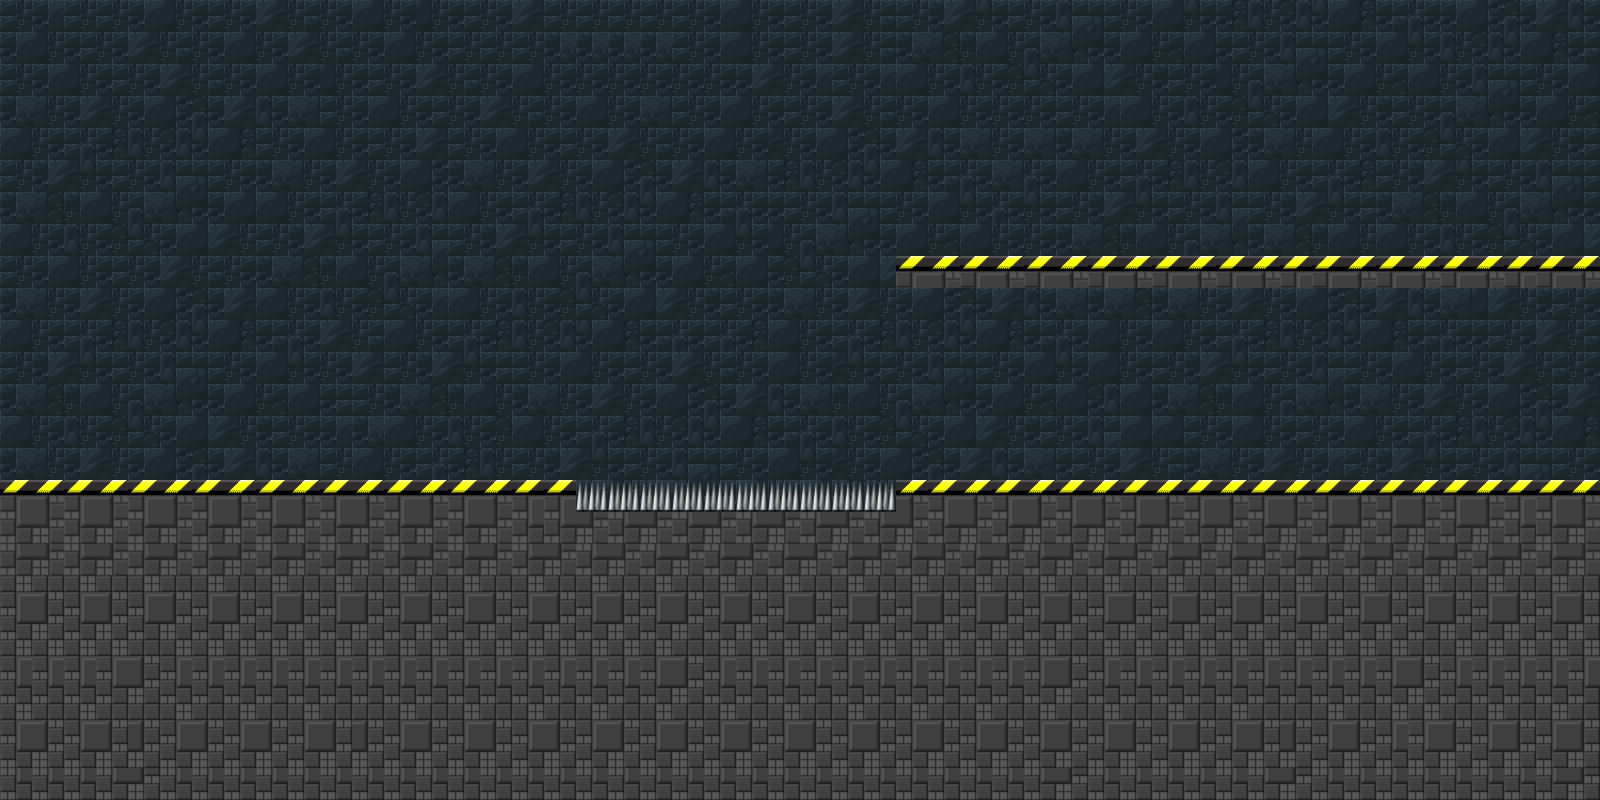

The image is a tile-based game level rendered from a .tmx file. Its description and source (layers, tilesets, objects; grid data summarised) follow:
An orthogonal 50x25 tile map with 32x32 px tiles, 2 tile layers (Background, Platforms), 4 tilesets and 27 objects (10x neuros, 9x crate, 3x platform, hazard, player, ...).

<map version="1.0" orientation="orthogonal" renderorder="right-down" width="50" height="25" tilewidth="32" tileheight="32" nextobjectid="46">
 <tileset firstgid="1" name="background" tilewidth="32" tileheight="32" tilecount="60" columns="10">
  <image source="Stone_Tiles_08012015_320x192_.png" width="320" height="192" />
 </tileset>
 <tileset firstgid="61" name="Platforms" tilewidth="32" tileheight="32" tilecount="8" columns="2">
  <image source="plat.png" width="64" height="128" />
 </tileset>
 <tileset firstgid="69" name="spikes" tilewidth="32" tileheight="32" tilecount="1" columns="1">
  <image source="Spikes.png" width="32" height="32" />
 </tileset>
 <tileset firstgid="70" name="crate" tilewidth="32" tileheight="32" tilecount="1" columns="1">
  <image source="crate.png" width="32" height="32" />
 </tileset>
 <layer name="Background" width="50" height="25">
  <data>[1250 cells, 1250 non-empty, 60 distinct tile ids]</data>
 </layer>
 <layer name="Platforms" width="50" height="25">
  <data>[1250 cells, 522 non-empty, 9 distinct tile ids]</data>
 </layer>
 <objectgroup name="levelObject">
  <properties>
   <property name="type" value="platform" />
  </properties>
  <object id="1" name="Platform" type="platform" x="1" y="479" width="576" height="32">
   <properties>
    <property name="height" type="float" value="32" />
    <property name="type" value="platform" />
    <property name="width" type="float" value="576" />
    <property name="x" type="float" value="1" />
    <property name="y" type="float" value="479" />
   </properties>
  </object>
  <object id="3" name="Spikes1" type="hazard" x="579" y="480" width="316" height="32">
   <properties>
    <property name="height" type="float" value="32" />
    <property name="type" value="hazard" />
    <property name="width" type="float" value="316" />
    <property name="x" type="float" value="579" />
    <property name="y" type="float" value="480" />
   </properties>
  </object>
  <object id="5" name="Platform2" type="platform" x="897" y="480" width="704" height="32">
   <properties>
    <property name="height" type="float" value="32" />
    <property name="type" value="platform" />
    <property name="width" type="float" value="704" />
    <property name="x" type="float" value="897" />
    <property name="y" type="float" value="480" />
   </properties>
  </object>
  <object id="6" name="Platform3" type="platform" x="896" y="256" width="704" height="32">
   <properties>
    <property name="height" type="float" value="32" />
    <property name="type" value="platform" />
    <property name="width" type="float" value="704" />
    <property name="x" type="float" value="896" />
    <property name="y" type="float" value="256" />
   </properties>
  </object>
  <object id="7" name="crate1" type="crate" x="321" y="442" width="32" height="32">
   <properties>
    <property name="height" type="float" value="32" />
    <property name="type" value="crate" />
    <property name="width" type="float" value="32" />
    <property name="x" type="float" value="321" />
    <property name="y" type="float" value="442" />
   </properties>
  </object>
  <object id="17" name="crate2" type="crate" x="359" y="443" width="32" height="32">
   <properties>
    <property name="height" type="float" value="32" />
    <property name="type" value="crate" />
    <property name="width" type="float" value="32" />
    <property name="x" type="float" value="359" />
    <property name="y" type="float" value="443" />
   </properties>
  </object>
  <object id="18" name="crate9" type="crate" x="397" y="373" width="32" height="32">
   <properties>
    <property name="height" type="float" value="32" />
    <property name="type" value="crate" />
    <property name="width" type="float" value="32" />
    <property name="x" type="float" value="397" />
    <property name="y" type="float" value="373" />
   </properties>
  </object>
  <object id="19" name="crate8" type="crate" x="439" y="407" width="32" height="32">
   <properties>
    <property name="height" type="float" value="32" />
    <property name="type" value="crate" />
    <property name="width" type="float" value="32" />
    <property name="x" type="float" value="439" />
    <property name="y" type="float" value="407" />
   </properties>
  </object>
  <object id="20" name="crate7" type="crate" x="398" y="408" width="32" height="32">
   <properties>
    <property name="height" type="float" value="32" />
    <property name="type" value="crate" />
    <property name="width" type="float" value="32" />
    <property name="x" type="float" value="398" />
    <property name="y" type="float" value="408" />
   </properties>
  </object>
  <object id="21" name="crate6" type="crate" x="359" y="408" width="32" height="32">
   <properties>
    <property name="height" type="float" value="32" />
    <property name="type" value="crate" />
    <property name="width" type="float" value="32" />
    <property name="x" type="float" value="359" />
    <property name="y" type="float" value="408" />
   </properties>
  </object>
  <object id="22" name="crate5" type="crate" x="481" y="443" width="32" height="32">
   <properties>
    <property name="height" type="float" value="32" />
    <property name="type" value="crate" />
    <property name="width" type="float" value="32" />
    <property name="x" type="float" value="481" />
    <property name="y" type="float" value="443" />
   </properties>
  </object>
  <object id="23" name="crate4" type="crate" x="440" y="443" width="32" height="32">
   <properties>
    <property name="height" type="float" value="32" />
    <property name="type" value="crate" />
    <property name="width" type="float" value="32" />
    <property name="x" type="float" value="440" />
    <property name="y" type="float" value="443" />
   </properties>
  </object>
  <object id="24" name="crate3" type="crate" x="398" y="443" width="32" height="32">
   <properties>
    <property name="height" type="float" value="32" />
    <property name="type" value="crate" />
    <property name="width" type="float" value="32" />
    <property name="x" type="float" value="398" />
    <property name="y" type="float" value="443" />
   </properties>
  </object>
  <object id="28" name="Player" type="player" x="98" y="435" width="20" height="32">
   <properties>
    <property name="type" value="player" />
    <property name="x" type="float" value="98" />
    <property name="y" type="float" value="435" />
   </properties>
  </object>
  <object id="30" name="neuros1" type="neuros" x="397" y="319" width="30" height="30">
   <properties>
    <property name="type" value="neuros" />
    <property name="x" type="float" value="397" />
    <property name="y" type="float" value="319" />
   </properties>
   <ellipse />
  </object>
  <object id="32" name="neuros2" type="neuros" x="398" y="386" width="30" height="30">
   <properties>
    <property name="type" value="neuros" />
    <property name="x" type="float" value="398" />
    <property name="y" type="float" value="386" />
   </properties>
   <ellipse />
  </object>
  <object id="33" name="neuros3" type="neuros" x="356" y="437" width="30" height="30">
   <properties>
    <property name="type" value="neuros" />
    <property name="x" type="float" value="356" />
    <property name="y" type="float" value="437" />
   </properties>
   <ellipse />
  </object>
  <object id="34" name="neuros4" type="neuros" x="401" y="435" width="30" height="30">
   <properties>
    <property name="type" value="neuros" />
    <property name="x" type="float" value="401" />
    <property name="y" type="float" value="435" />
   </properties>
   <ellipse />
  </object>
  </objectgroup>
</map>
<!-- 9 of 27 objects omitted -->
